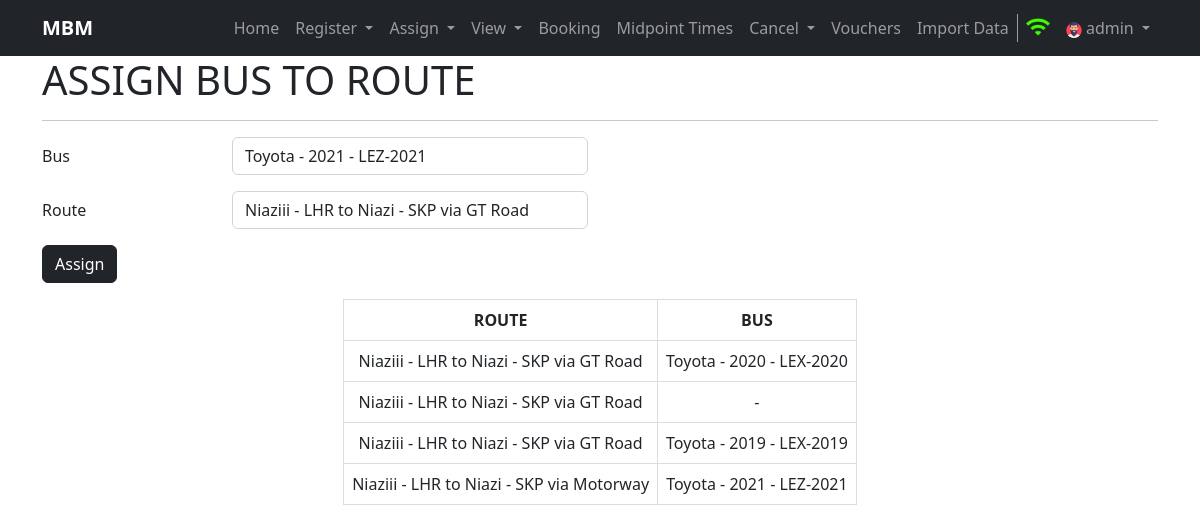
/assignroute (signed in), run on the app's committed database.
### home/models.py (models this page shows, shortened)
class RouteAssignedToBus(models.Model):
    bus = models.ForeignKey("Bus", on_delete=models.SET_NULL, null=True)
    route = models.ForeignKey("Route", on_delete=models.CASCADE)
    created = models.DateTimeField(auto_now_add=True, editable=False, null=False, blank=False)
    last_modified = models.DateTimeField(auto_now_add=True, editable=False, null=False, blank=False)
    class Meta:
        verbose_name_plural = 'RouteAssignedToBus'

class Route(models.Model):
    source = models.ForeignKey(Terminal, related_name='source_terminal', on_delete=models.CASCADE)
    destination = models.ForeignKey(Terminal, related_name='destination_terminal', on_delete=models.CASCADE)
    via = models.CharField(max_length=100)
    created = models.DateTimeField(auto_now_add=True, editable=False, null=False, blank=False)
    last_modified = models.DateTimeField(auto_now_add=True, editable=False, null=False, blank=False)
    class Meta:
        verbose_name_plural = 'Route'
    def __str__(self):
        return str(self.source) + ' to ' + str(self.destination) + ' via ' + self.via

class Terminal(models.Model):
    tcode = models.CharField(max_length=3, unique=True)
    name = models.CharField(max_length=100)
    city = models.CharField(max_length=100)
    address = models.CharField(max_length=150)
    created = models.DateTimeField(auto_now_add=True, editable=False, null=False, blank=False)
    last_modified = models.DateTimeField(auto_now_add=True, editable=False, null=False, blank=False)
    class Meta:
        verbose_name_plural = 'Terminal'
    def __str__(self):
        return self.name + ' - ' + self.city

class Bus(models.Model):
    bus_number = models.CharField(max_length=30, unique=True)
    seating_capacity = models.IntegerField()
    service_type = models.CharField(max_length=100)
    bus_model = models.CharField(max_length=100)
    created = models.DateTimeField(auto_now_add=True, editable=False, null=False, blank=False)
    last_modified = models.DateTimeField(auto_now_add=True, editable=False, null=False, blank=False)
    class Meta:
        verbose_name_plural = 'Bus'
    def __str__(self):
        return self.bus_model + ' - ' + self.bus_number

### home/views.py (the view)
# urls.py: path('assignroute', views.assignRoute, name='assignroute'),
def assignRoute(request):
    if request.user.is_anonymous:
        return redirect('/login')
    result = RegistrationHandler.assignBusToRoute(request)
    return render(result['request'], 'bustoroute.html', {'buses':result['buses'], 'routes':result['routes'], 'routeasgbus':result['routeasgbus']})

### home/registerationHandler.py (called while the page is built, shortened)
    @staticmethod
    def assignBusToRoute(request):
        buses = None
        routes = None
        routeasgbus = None
        try:
            buses = Bus.objects.all()
            routes = Route.objects.all()
            routeasgbus = RouteAssignedToBus.objects.all()
        except Exception as e:
            messages.warning(request, e)
        return {'request': request, 'buses': buses, 'routes': routes, 'routeasgbus': routeasgbus}

### templates/bustoroute.html (shortened to what this page needs)
{% extends 'base.html' %}
{% block username %}{{ request.user.username }}{% endblock username %}
{%block body%}
<div class="container">
    <h1>ASSIGN BUS TO ROUTE</h1>
    <hr>
</div>
<div class="container my-3">
    <form method="post" name="register" action="">
        <div class="mb-3 row">
            <label for="inputBus" class="col-sm-2 col-form-label">Bus</label>
            <div class="col-sm-4">
              <select name="inputBus" class="form-control" id="inputBus" required>
                {% if buses %}
                   {% for bus in buses%}
                   <option value="{{bus.id}}">{{bus}}</option>
                   {% endfor %}
                {% endif %}
              </select>
            </div>
          </div>
          <div class="mb-3 row">
            <label for="inputRoute" class="col-sm-2 col-form-label">Route</label>
            <div class="col-sm-4">
              <select name="inputRoute" class="form-control" id="inputRoute" required>
                {% if routes %}
                   {% for route in routes %}
                     <option value="{{route.id}}">{{route}}</option>
                   {% endfor %}
                {% endif %}
              </select>
            </div>
          </div>
          <button type="submit" class="btn btn-dark btn-md">Assign</button>
    </form>
</div>
<div class="container">
  {% if routeasgbus %}
    <table class="bookings mx-auto">
        <tr>
          <th>ROUTE</th>
          <th>BUS</th>
        </tr>
        {% for rb in routeasgbus %}
        <tr class="tr">
          <td>{{rb.route}}</td>
          {% if rb.bus %}
          <td>{{rb.bus}}</td>
          {% else %}
          <td> - </td>
          {% endif %}
        </tr>
        {% endfor %}
    </table>
    {% endif %}
</div>
{%endblock body%}

### static/css/style.css (style rules this page uses)
.schedule td, .bookings td, th { border: 1px solid #dddddd; text-align: center; padding: 8px; }

### data on the page
RouteAssignedToBus: route "Niaziii - LHR to Niazi - SKP via GT Road", bus "Toyota - 2020 - LEX-2020"
RouteAssignedToBus: route "Niaziii - LHR to Niazi - SKP via GT Road"
RouteAssignedToBus: route "Niaziii - LHR to Niazi - SKP via GT Road", bus "Toyota - 2019 - LEX-2019"
RouteAssignedToBus: route "Niaziii - LHR to Niazi - SKP via Motorway", bus "Toyota - 2021 - LEZ-2021"

### other printed values
{{ request.user.username }} "admin"
form field inputBus "Toyota - 2021 - LEZ-2021"
form field inputRoute "Niaziii - LHR to Niazi - SKP via GT Road"
